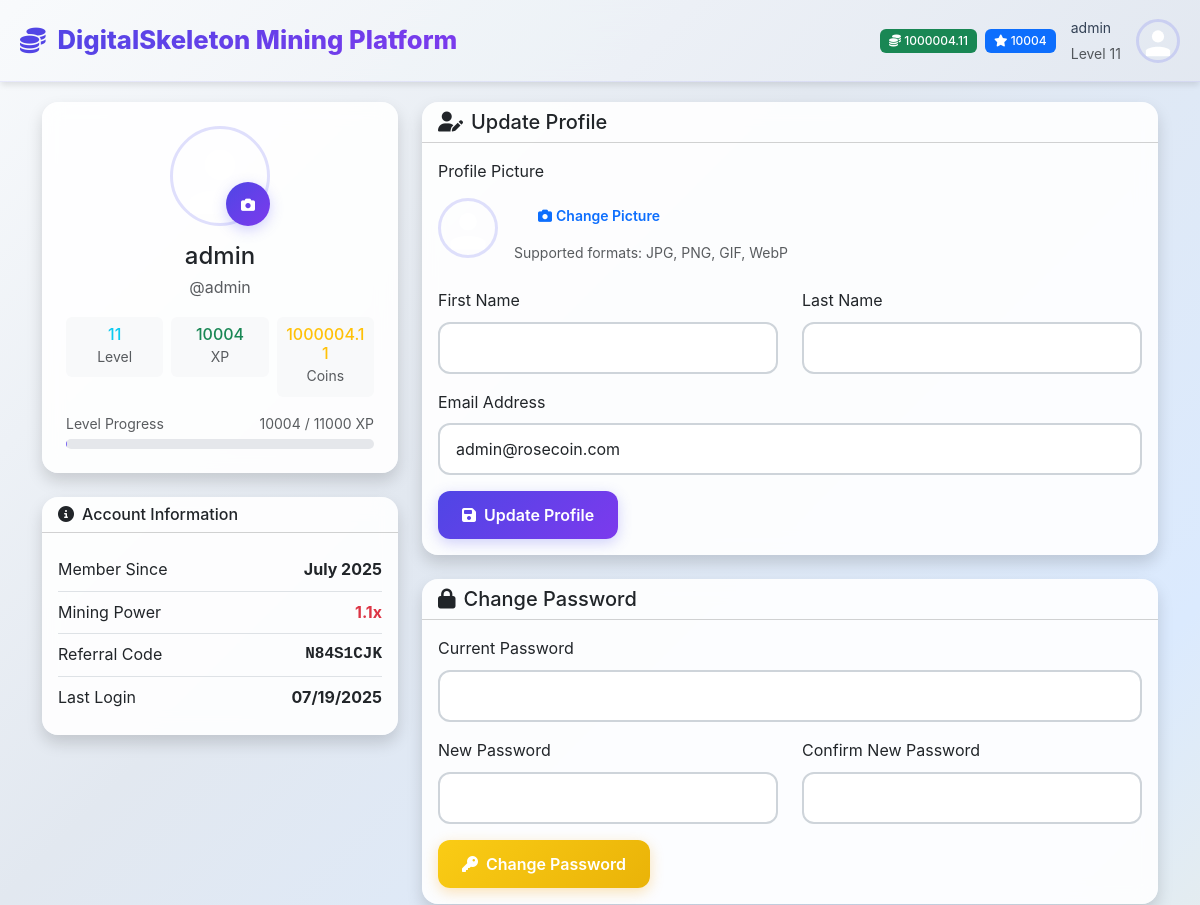
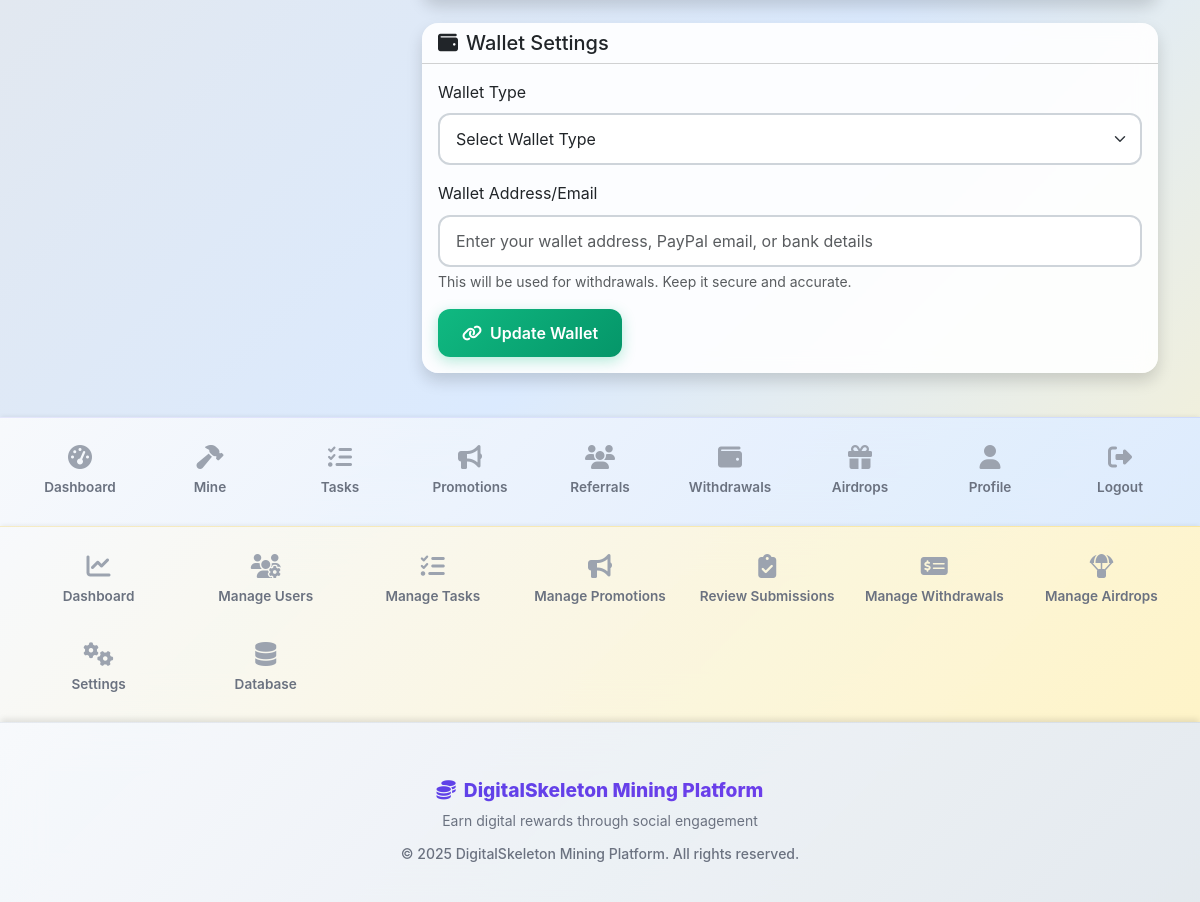
The app's page /profile (signed in), older data (2 pictures, top to bottom).
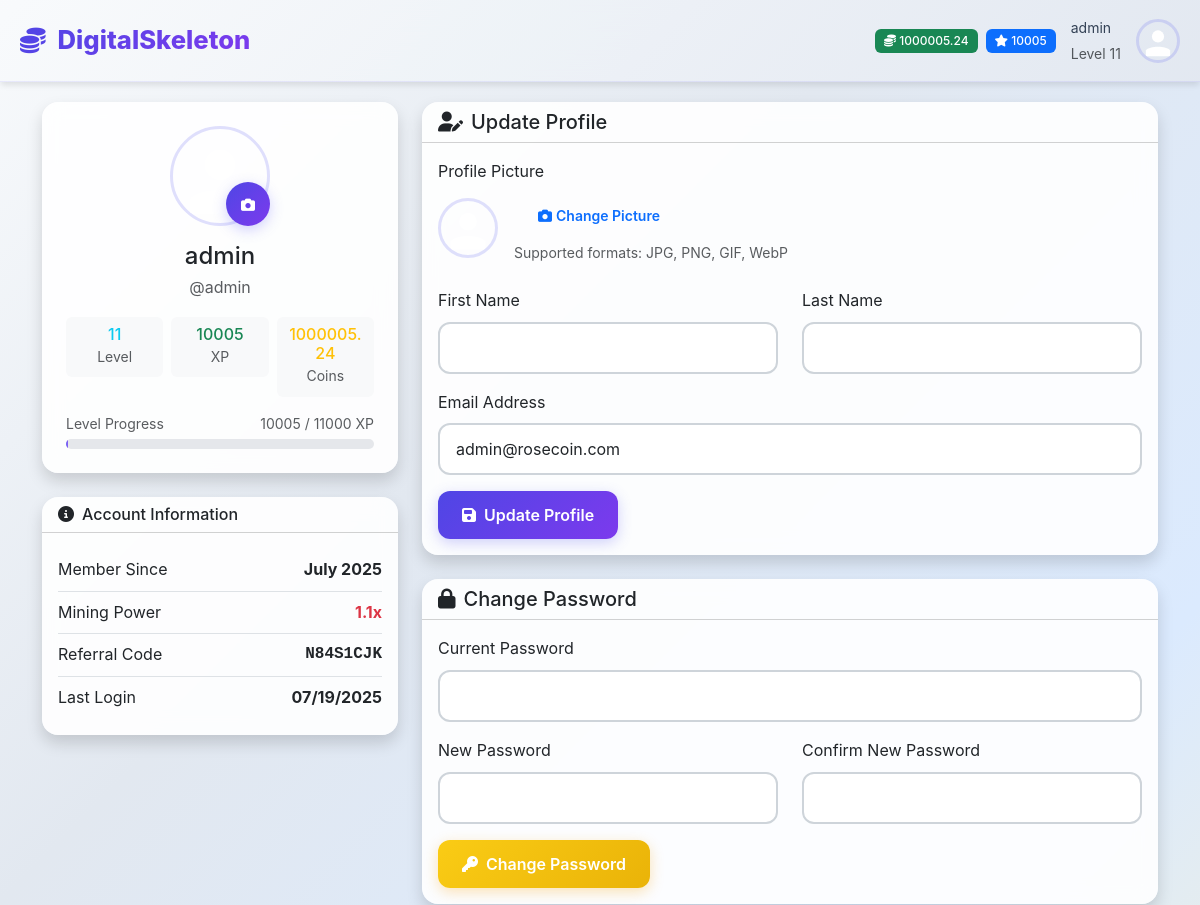
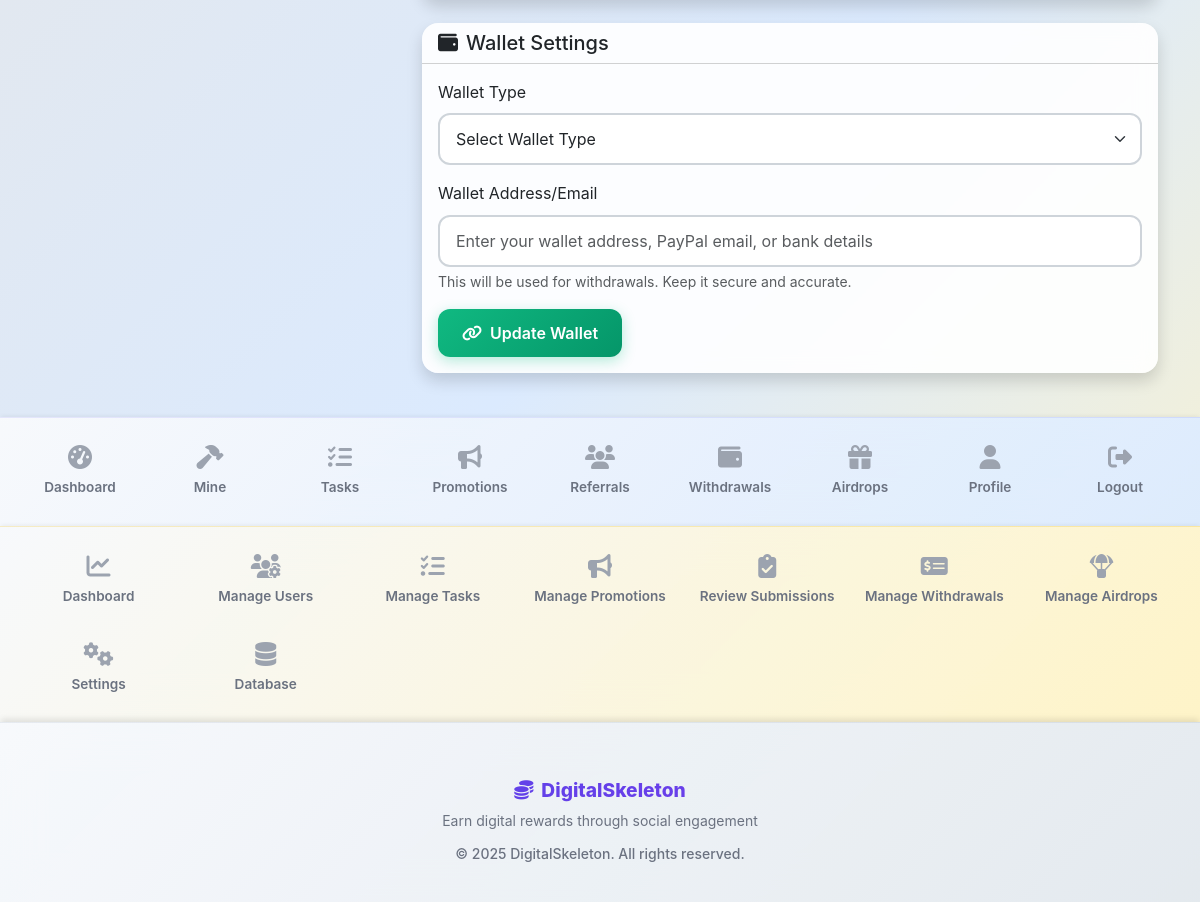
The same page, newer data (2 pictures, top to bottom).
### models/settings.py (models this page shows, shortened)
class AppSettings(db.Model):
    id = db.Column(db.Integer, primary_key=True)
    app_name = db.Column(db.String(100), default='DigitalSkeletonCoin (DSC) Mining Platform')
    app_description = db.Column(db.Text, default='A gamified cryptocurrency mining platform')
    app_logo = db.Column(db.String(200))  # URL or path to logo
    primary_color = db.Column(db.String(7), default='#0d6efd')  # Bootstrap primary
    secondary_color = db.Column(db.String(7), default='#6c757d')  # Bootstrap secondary
    success_color = db.Column(db.String(7), default='#198754')  # Bootstrap success
    warning_color = db.Column(db.String(7), default='#ffc107')  # Bootstrap warning
    danger_color = db.Column(db.String(7), default='#dc3545')  # Bootstrap danger
    smtp_server = db.Column(db.String(100))
    smtp_port = db.Column(db.Integer, default=587)
    smtp_username = db.Column(db.String(100))
    smtp_password = db.Column(db.String(200))
    smtp_use_tls = db.Column(db.Boolean, default=True)
    smtp_from_email = db.Column(db.String(100))
    smtp_from_name = db.Column(db.String(100))
    contact_email = db.Column(db.String(100))
    support_email = db.Column(db.String(100))
    twitter_url = db.Column(db.String(200))
    telegram_url = db.Column(db.String(200))
    discord_url = db.Column(db.String(200))
    maintenance_mode = db.Column(db.Boolean, default=False)
    maintenance_message = db.Column(db.Text)
    max_upload_size = db.Column(db.Integer, default=5)  # MB
    session_timeout = db.Column(db.Integer, default=30)  # days
    updated_by = db.Column(db.Integer, db.ForeignKey('user.id'))
    updated_at = db.Column(db.DateTime, default=datetime.utcnow, onupdate=datetime.utcnow)
    @classmethod
    def get_settings(cls):
        settings = cls.query.first()
        if not settings:
            settings = cls()
            db.session.add(settings)
            db.session.commit()
        return settings

### models/user.py (models this page shows, shortened)
class User(UserMixin, db.Model):
    id = db.Column(db.Integer, primary_key=True)
    username = db.Column(db.String(64), unique=True, nullable=False)
    email = db.Column(db.String(120), unique=True, nullable=False)
    password_hash = db.Column(db.String(256))
    first_name = db.Column(db.String(64))
    last_name = db.Column(db.String(64))
    balance = db.Column(db.Float, default=0.0)
    xp = db.Column(db.Integer, default=0)
    level = db.Column(db.Integer, default=1)
    mining_power = db.Column(db.Float, default=1.0)
    is_active = db.Column(db.Boolean, default=True)
    is_admin = db.Column(db.Boolean, default=False)
    email_verified = db.Column(db.Boolean, default=True)  # Auto-verified, no verification needed
    created_at = db.Column(db.DateTime, default=datetime.utcnow)
    last_login = db.Column(db.DateTime)
    last_mining = db.Column(db.DateTime)
    daily_mission_date = db.Column(db.Date)
    daily_missions_completed = db.Column(db.Integer, default=0)
    referral_code = db.Column(db.String(16), unique=True)
    referred_by = db.Column(db.Integer, db.ForeignKey('user.id'))
    wallet_address = db.Column(db.String(200))
    wallet_type = db.Column(db.String(50))  # 'paypal', 'bank', 'crypto'
    profile_image = db.Column(db.String(255))  # path to profile image
    mining_sessions = db.relationship('MiningSession', backref='user', lazy='dynamic')
    task_completions = db.relationship('TaskCompletion', foreign_keys='TaskCompletion.user_id', backref='user', lazy='dynamic')
    task_reviews = db.relationship('TaskCompletion', foreign_keys='TaskCompletion.reviewed_by', backref='task_reviewer', lazy='dynamic')
    withdrawals = db.relationship('Withdrawal', foreign_keys='Withdrawal.user_id', backref='user', lazy='dynamic')
    withdrawal_reviews = db.relationship('Withdrawal', foreign_keys='Withdrawal.reviewed_by', backref='withdrawal_reviewer', lazy='dynamic')
    airdrop_participations = db.relationship('AirdropParticipation', backref='user', lazy='dynamic')
    def get_profile_image_url(self):
        if self.profile_image:
            if self.profile_image.startswith('default-avatar-'):
                return f"/static/images/{self.profile_image}"
            else:
                return f"/static/uploads/profiles/{self.profile_image}"
        return "/static/images/default-avatar.svg"
    @property
    def profile_image_url(self):
        return self.get_profile_image_url()
    @property
    def xp_for_next_level(self):
        return self.level * 1000
    @property
    def xp_progress(self):
        current_level_xp = (self.level - 1) * 1000
        next_level_xp = self.level * 1000
        progress_xp = self.xp - current_level_xp
        total_xp_needed = next_level_xp - current_level_xp
        return (progress_xp / total_xp_needed) * 100 if total_xp_needed > 0 else 0

### app.py (the view)
@app.route('/profile')
@login_required
def profile():
    return render_template('profile.html')

### app.py (called while the page is built)
@login_manager.user_loader
def load_user(user_id):
    from models.user import User
    return User.query.get(int(user_id))

@app.before_request
def check_maintenance_mode():
    from flask import current_app
    from models.settings import AppSettings
    if request.endpoint and request.endpoint.startswith('static'):
        return
    if request.endpoint in ['auth.login', 'auth.logout']:
        return
    if request.endpoint and request.endpoint.startswith('admin.') and current_user.is_authenticated and current_user.is_admin:
        return
    try:
        settings = AppSettings.get_settings()
        if settings.maintenance_mode:
            if current_user.is_authenticated and current_user.is_admin:
                return
            return render_template('maintenance.html', message=settings.maintenance_message or "Platform under maintenance."), 503
    except Exception as e:
        current_app.logger.error(f"Error checking maintenance mode: {str(e)}")
        return

@app.context_processor
def inject_app_settings():
    from models.settings import AppSettings
    return dict(app_settings=AppSettings.get_settings())

### templates/profile.html (shortened to what the changed rows need)
{% extends "base.html" %}
{% block content %}
<div class="container">
    <div class="row">
        <div class="col-lg-4 mb-4">
            <div class="card border-0 shadow">
                <div class="card-body text-center p-4">
                    <div class="position-relative d-inline-block mb-3">
                        <img src="{{ current_user.profile_image_url }}" alt="Profile Picture"
                             class="rounded-circle" style="width: 100px; height: 100px; object-fit: cover;">
                        <button type="button" class="btn btn-sm btn-primary position-absolute"
                                style="bottom: 0; right: 0; border-radius: 50%; width: 30px; height: 30px; padding: 0;"
                                onclick="document.getElementById('profile-image-input').click()">
                            <i class="fas fa-camera"></i>
                        </button>
                    </div>
                    <h4 class="mb-1">{{ current_user.first_name or current_user.username }}</h4>
                    <p class="text-muted mb-3">@{{ current_user.username }}</p>
                    <div class="row g-2 text-center">
                        <div class="col-4">
                            <div class="bg-light rounded p-2">
                                <h6 class="mb-0 text-info">{{ current_user.level }}</h6>
                                <small class="text-muted">Level</small>
                            </div>
                        </div>
                        <div class="col-4">
                            <div class="bg-light rounded p-2">
                                <h6 class="mb-0 text-success">{{ current_user.xp }}</h6>
                                <small class="text-muted">XP</small>
                            </div>
                        </div>
                        <div class="col-4">
                            <div class="bg-light rounded p-2">
                                <h6 class="mb-0 text-warning">{{ "%.2f"|format(current_user.balance) }}</h6>
                                <small class="text-muted">Coins</small>
                            </div>
                        </div>
                    </div>
                    <div class="mt-3">
                        <div class="d-flex justify-content-between align-items-center mb-1">
                            <small class="text-muted">Level Progress</small>
                            <small class="text-muted">{{ current_user.xp }} / {{ current_user.xp_for_next_level }} XP</small>
                        </div>
                        <div class="progress">
                        </div>
                    </div>
                </div>
            </div>
            <div class="card border-0 shadow mt-4">
                <div class="card-body">
                    <div class="d-flex justify-content-between align-items-center py-2 border-bottom">
                        <span>Member Since</span>
                        <span class="fw-bold">{{ current_user.created_at.strftime('%B %Y') }}</span>
                    </div>
                    <div class="d-flex justify-content-between align-items-center py-2 border-bottom">
                        <span>Mining Power</span>
                        <span class="fw-bold text-danger">{{ "%.1f"|format(current_user.mining_power) }}x</span>
                    </div>
                    <div class="d-flex justify-content-between align-items-center py-2 border-bottom">
                        <span>Referral Code</span>
                        <span class="fw-bold font-monospace">{{ current_user.referral_code }}</span>
                    </div>
                    <div class="d-flex justify-content-between align-items-center py-2">
                        <span>Last Login</span>
                        <span class="fw-bold">
                            {% if current_user.last_login %}
                            {{ current_user.last_login.strftime('%m/%d/%Y') }}
                            {% else %}
                            First time
                            {% endif %}
                        </span>
                    </div>
                </div>
            </div>
        </div>
        <div class="col-lg-8">
            <div class="card border-0 shadow mb-4">
                <div class="card-body">
                    <form method="POST" action="{{ url_for('auth.update_profile') }}" enctype="multipart/form-data">
                        <div class="mb-4">
                            <div class="d-flex align-items-center">
                                <img id="image-preview" src="{{ current_user.profile_image_url }}"
                                     alt="Profile Picture" class="rounded-circle me-3"
                                     style="width: 60px; height: 60px; object-fit: cover;">
                                <div>
                                    <button type="button" class="btn btn-outline-primary btn-sm"
                                            onclick="document.getElementById('profile-image-input').click()">
                                    </button>
                                    <small class="text-muted d-block mt-1">
                                    </small>
                                </div>
                            </div>
                        </div>
                        <div class="mb-3">
                            <label for="email" class="form-label">Email Address</label>
                            <input type="email" class="form-control" id="email" name="email"
                                   value="{{ current_user.email }}" required>
                        </div>
                    </form>
                </div>
            </div>
        </div>
    </div>
</div>
{% endblock %}

### templates/base.html (shortened to what the changed rows need)
<!DOCTYPE html>
<html lang="en" data-bs-theme="light">
<head>
    <link href="https://cdn.jsdelivr.net/npm/bootstrap@5.3.0/dist/css/bootstrap.min.css" rel="stylesheet">
    <link rel="stylesheet" href="https://cdnjs.cloudflare.com/ajax/libs/font-awesome/6.4.0/css/all.min.css">
    <link rel="stylesheet" href="{{ url_for('static', filename='css/style.css') }}">
</head>
<body>
    <header class="app-header">
        <a href="{{ url_for('index') }}" class="brand">
            <i class="fas fa-coins"></i>
            {{ app_settings.app_name }}
        </a>
        {% if current_user.is_authenticated %}
        <div class="user-info">
            <div class="d-flex align-items-center gap-2">
                <span class="badge bg-success">
                    <i class="fas fa-coins"></i> {{ "%.2f"|format(current_user.balance) }}
                </span>
                <span class="badge bg-primary">
                    <i class="fas fa-star"></i> {{ current_user.xp }}
                </span>
            </div>
            <div class="username d-none d-md-block">
                <small>{{ current_user.username }}</small><br>
                <small class="text-muted">Level {{ current_user.level }}</small>
            </div>
            <img src="{{ current_user.profile_image_url }}"
                 alt="Profile" class="user-avatar">
        </div>
        {% endif %}
    </header>
    <main class="main-content">
        <div class="container-fluid">
            {% block content %}{% endblock %}
        </div>
    </main>
    <footer class="app-footer">
        <div class="container text-center py-3">
            <h6 class="text-primary mb-2">
                <i class="fas fa-coins me-2"></i>{{ app_settings.app_name }}
            </h6>
            <p class="text-muted small mb-2">
                Earn digital rewards through social engagement
            </p>
            <small class="text-muted">
                &copy; 2025 {{ app_settings.app_name }}. All rights reserved.
            </small>
        </div>
    </footer>
</body>
</html>

Row changes from the older to the newer data that the page shows:
changed AppSettings: app_name "DigitalSkeleton Mining Platform" → "DigitalSkeleton"
changed User "admin": balance "1000004.11" → "1000005.24"; xp "10004" → "10005"
